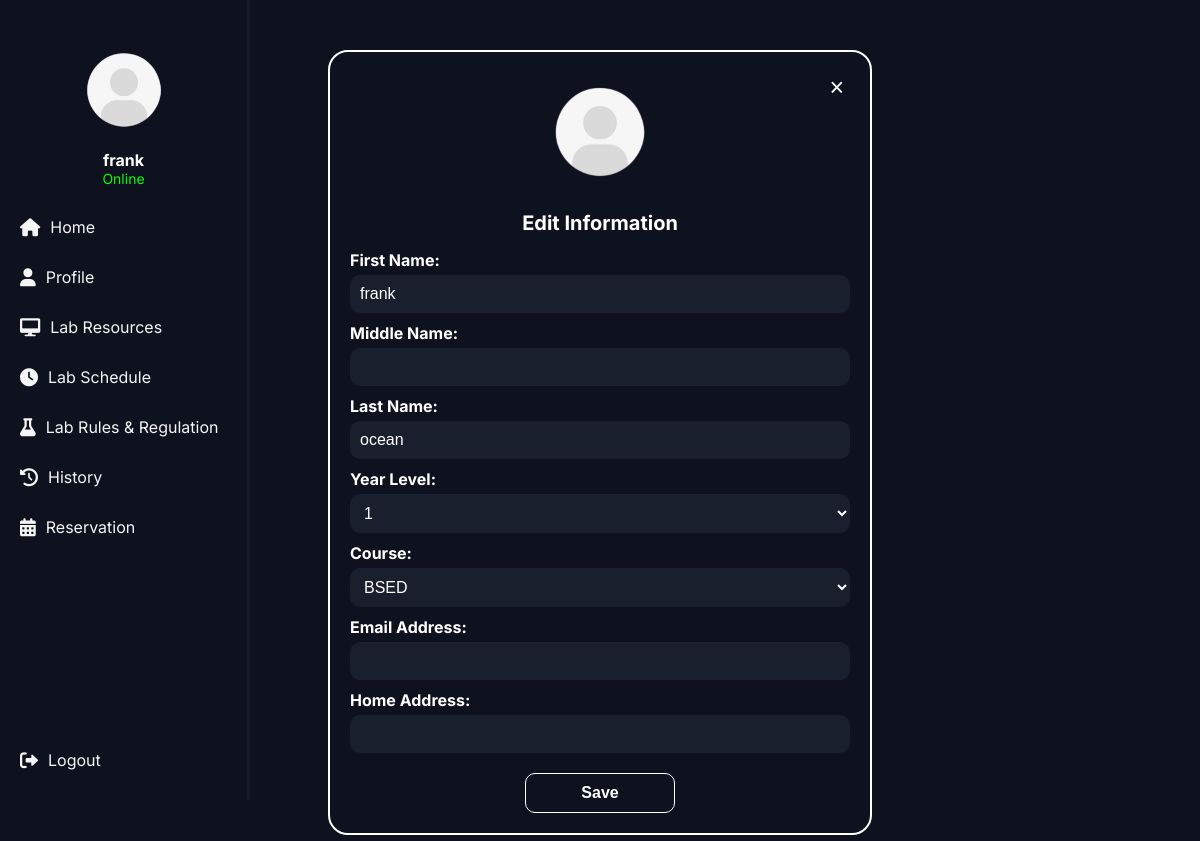
The page /edit.php (signed in) on the database its author committed.
### tables this page shows
CREATE TABLE `users` (
  `id` int(11) NOT NULL,
  `username` varchar(50) NOT NULL,
  `password` varchar(255) NOT NULL,
  `email` varchar(100) NOT NULL,
  `id_no` int(11) DEFAULT NULL,
  `profile_picture` varchar(255) DEFAULT NULL,
  `lastname` varchar(50) DEFAULT NULL,
  `firstname` varchar(50) DEFAULT NULL,
  `middlename` varchar(50) DEFAULT NULL,
  `yr_level` varchar(10) DEFAULT NULL,
  `course` varchar(50) DEFAULT NULL,
  `address` varchar(255) DEFAULT NULL,
  `remaining_sessions` int(11) DEFAULT 30,
  `role` varchar(20) DEFAULT 'user',
  `purpose` varchar(255) DEFAULT NULL,
  `lab_number` varchar(10) DEFAULT NULL,
  `name` varchar(255) DEFAULT NULL
);

### edit.php (the view, shortened to what this page needs)
<?php
$user = $_SESSION['user'];
$firstname = htmlspecialchars($user['firstname']);
$lastname = htmlspecialchars($user['lastname']);
$username = htmlspecialchars($user['username']);
$conn = new mysqli("localhost", "root", "", "sysarch");
$sql = "SELECT * FROM users WHERE username = ?";
$stmt = $conn->prepare($sql);
$stmt->bind_param("s", $username);
$stmt->execute();
$result = $stmt->get_result();
if ($result->num_rows == 1) {
    $user_data = $result->fetch_assoc();
    $middlename = htmlspecialchars($user_data['middlename']);
    $yr_level = htmlspecialchars($user_data['yr_level']);
    $course = htmlspecialchars($user_data['course']);
    $email = htmlspecialchars($user_data['email']);
    $address = htmlspecialchars($user_data['address']);
} else {
    echo "User data not found.";
    exit();
}
?>
<!DOCTYPE html>
<html lang="en">
<head>
</head>
<body>
<div class="header">
    <?php include 'includes/sidebar.php'; ?>
</div>
<div class="card">
    <button class="cancel-btn" onclick="window.location.href='profile.php'">&times;</button>
    <form method="post" action="<?php echo htmlspecialchars($_SERVER["PHP_SELF"]); ?>" enctype="multipart/form-data">
<div class="profile-section">
    <label for="profileInput">
        <img id="profilePreview" src="<?php echo $profile_picture ? $profile_picture : 'assets/icon.png'; ?>" alt="Profile Picture" class="profile-img">
    </label>
    <h2 style="margin-top: 15px; font-size: 20px;">Edit Information</h2>
</div>
        <div class="form-group">
            <label for="firstname">First Name:</label>
            <input type="text" id="firstname" name="firstname" value="<?php echo $firstname; ?>">
        </div>
        <div class="form-group">
            <label for="middlename">Middle Name:</label>
            <input type="text" id="middlename" name="middlename" value="<?php echo $middlename; ?>">
        </div>
        <div class="form-group">
            <label for="lastname">Last Name:</label>
            <input type="text" id="lastname" name="lastname" value="<?php echo $lastname; ?>">
        </div>
        <div class="form-group">
            <label for="yr_level">Year Level:</label>
            <select id="yr_level" name="yr_level">
                <option value="1" <?php if ($yr_level == '1') echo 'selected'; ?>>1</option>
            </select>
        </div>
        <div class="form-group">
            <label for="course">Course:</label>
            <select id="course" name="course">
                <option value="BSED" <?php if ($course == 'BSED') echo 'selected'; ?>>BSED</option>
            </select>
        </div>
        <div class="form-group">
            <label for="email">Email Address:</label>
            <input type="email" id="email" name="email" value="<?php echo $email; ?>">
        </div>
        <div class="form-group">
            <label for="address">Home Address:</label>
            <input type="text" id="address" name="address" value="<?php echo $address; ?>">
        </div>
        <button type="submit" class="save-btn">Save</button>
    </form>
</div>
</body>
</html>

### includes/sidebar.php (shortened to what this page needs)
<?php
$user = $_SESSION['user'];
$username = htmlspecialchars($user['username']);
$conn = new mysqli("localhost", "root", "", "sysarch");
$sql = "SELECT profile_picture FROM users WHERE username = ?";
$stmt = $conn->prepare($sql);
$stmt->bind_param("s", $username);
$stmt->execute();
$result = $stmt->get_result();
if ($result->num_rows == 1) {
    $user_data = $result->fetch_assoc();
    $profile_picture = htmlspecialchars($user_data['profile_picture']);
} else {
    $profile_picture = 'assets/icon.png';
}
?>
<!DOCTYPE html>
<html lang="en">
<head>
    <link rel="stylesheet" href="https://cdnjs.cloudflare.com/ajax/libs/font-awesome/6.0.0-beta3/css/all.min.css">
</head>
<body>
    <div class="sidebar">
        <img src="<?php echo $profile_picture ? $profile_picture : 'assets/icon.png'; ?>" alt="Profile Image" class="profile-image">
        <div class="user-info">
            <div class="username"><?php echo $username; ?></div>
            <div class="status">Online</div>
        </div>
        <div class="sidebar-links">
            <a href="home.php"><i class="fas fa-home"></i><span>Home</span></a>
            <a href="profile.php"><i class="fas fa-user"></i><span>Profile</span></a>
            <a href="lab-resources.php"><i class="fas fa-desktop"></i><span>Lab Resources</span></a>
            <a href="lab-schedule.php"><i class="fas fa-clock"></i><span>Lab Schedule</span></a>
            <a href="lab-rules.php"><i class="fas fa-flask"></i><span>Lab Rules & Regulation</span></a>
            <a href="history.php"><i class="fas fa-history"></i><span>History</span></a>
            <a href="reservation.php"><i class="fas fa-calendar-alt"></i><span>Reservation</span></a>
        </div>
        <div class="sidebar-logout">
            <a href="#" onclick="confirmLogout()"><i class="fas fa-sign-out-alt"></i><span>Logout</span></a>
        </div>
    </div>
</body>
</html>

### edit.php (style rules this page uses)
body { font-family: 'Inter', sans-serif; background-color: #0d121e; margin: 0; padding: 0; }
.header { color: white; padding: 15px 15px; text-align: center; }
.card { color: white; padding: 20px; margin: 20px auto; border-radius: 20px; border: 2px solid white; max-width: 500px; position: relative; }
.profile-section { display: flex; flex-direction: column; align-items: center; text-align: center; flex: 1; }
.profile-section h2 { margin-bottom: 15px; }
.profile-img { width: 120px; height: 120px; border-radius: 50%; object-fit: cover; cursor: pointer; transition: transform 0.2s ease-in-out; }
.form-group { margin-bottom: 10px; width: 100%; }
.form-group label { display: block; margin-bottom: 5px; font-weight: bold; font-size: 16px; color: white; }
.form-group input, .form-group select { width: 100%; padding: 10px; font-size: 16px; border-radius: 10px; background-color: #1a1f2e; color: white; outline: none; box-sizing: border-box; border: none; }
.save-btn { display: block; width: 30%; padding: 10px; font-size: 16px; font-weight: bold; background-color: #0d121e; color: white; border: 1px solid white; border-radius: 10px; margin: 20px auto 0; cursor: pointer; text-align: center; }
.cancel-btn { position: absolute; top: 20px; right: 20px; background: none; border: none; color: white; font-size: 25px; cursor: pointer; }

### includes/sidebar.php (style rules this page uses)
body { margin: 0; font-family: 'Inter', sans-serif; background-color: #0d121e; color: white; }
.sidebar { display: flex; flex-direction: column; justify-content: space-between; align-items: stretch; width: 250px; height: 100vh; background-color: #0d121e; color: white; position: fixed; top: 0; left: 0; padding: 20px 0; box-sizing: border-box; text-align: left; border-right: 3px solid #181a25; }
.sidebar .profile-image { width: 100px; height: 100px; border-radius: 50%; margin: 20px auto 10px auto; }
.sidebar .user-info { text-align: center; margin-bottom: 20px; opacity: 1; }
.sidebar .user-info .username { font-size: 16px; font-weight: bold; }
.sidebar .user-info .status { font-size: 14px; color: #00ff00; }
.sidebar-links { flex-grow: 1; display: flex; flex-direction: column; gap: 10px; padding: 0 10px; }
.sidebar-logout { padding: 0 10px; }
.sidebar a { color: whitesmoke; text-decoration: none; display: flex; align-items: center; padding: 10px 10px; transition: background-color 0.3s; border-radius: 10px; }
.sidebar i { font-size: 18px; margin-right: 10px; }
.sidebar span { display: inline; white-space: nowrap; }

### rows shown on the page
users: username "frank", yr_level "1", course "BSED"
